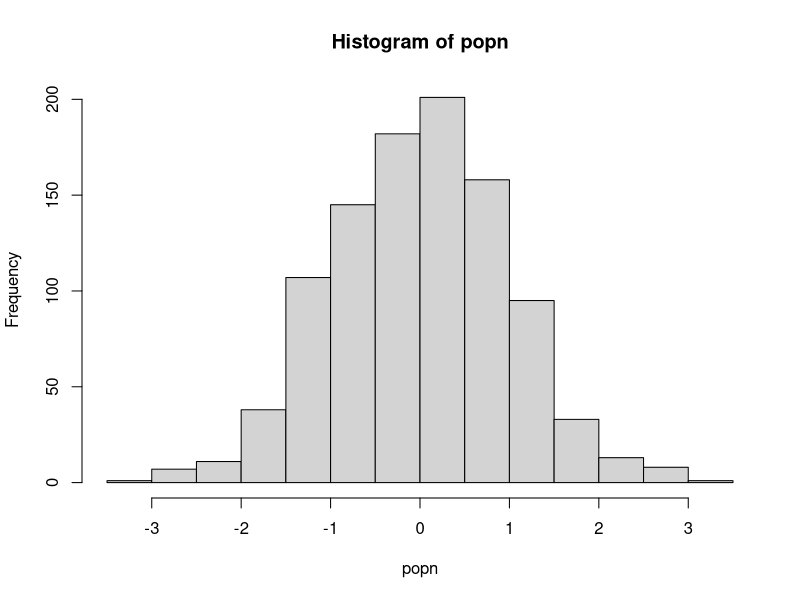

Write the R code that produced this figure.
#!/usr/bin/Rscript --vanilla
# Author: Izie Wood
# Desc: Script demonstrating different types of vectorisation using a sampling experiment
# Date: Oct 2021

## A function to take a sample size of n from a population "popn" and return its mean 
myexperiment <- function(popn,n){
    pop_sample <- sample(popn, n, replace = FALSE) # replace = FALSE- numbers not put back into sample size after being picked
    return(mean(pop_sample))
}

## Calculate means using a for loop without preallocation: 
loopy_sample1 <- function(popn, n, num){
    result1 <- vector() #Initialise empty vector of size 1
    for (i in 1:num){
        result1 <- c(result1, myexperiment(popn, n))
    }
    return(result1)
}

## To run "num" iterations of the experiment using a for loop on a vector with preallocation:
loopy_sample2 <- function(popn, n, num){
    result2 <- vector(,num) #Preallocate expected size 
    for(i in 1:num){
        result2[i] <- myexperiment(popn, n)
    }
    return(result2)
}

## To run "num" iterations of the experiment using a for loop on a list with preallocation
loopy_sample3 <- function(popn, n, num){
    result3 <- vector("list", num) # Preallocate expected size
    for(i in 1:num){
        result3[[i]] <- myexperiment(popn, n)
    }
    return(result3)
}

## To run "num" iterations of the experiment using vectorisation with lapply:
lapply_sample <- function(popn, n, num){
    result4 <- lapply(1:num, function(i) myexperiment(popn, n))
    return(result4)
}

## To run "num" iterations of the experiment using vectorization with sapply: 
    sapply_sample <- function(popn, n, num){
        result5 <- lapply(1:num, function(i) myexperiment(popn,n))
        return(result5)
    }

popn <- rnorm(1000) # generate a population
hist(popn)

## Run and time different functions

n <- 20 # sampe size for each experiment
num <- 1000 # Number of times to rerun the experiment

print("The loopy, none-preallocation approach takes:" )
print(system.time(loopy_sample1(popn, n, num)))

print("The loopy, but with preallocation approach takes:" )
print(system.time(loopy_sample2(popn, n, num)))

print("The loopy, non-preallocation approach on a list takes:" )
print(system.time(loopy_sample3(popn, n, num)))

print("THe vectorized sapply approach takes:" )
print(system.time(sapply_sample(popn, n, num)))

print("The vectorized lapply approach takes:" )
print(system.time(lapply_sample(popn, n, num)))